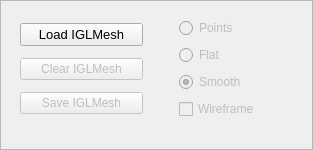
<?xml version="1.0" encoding="UTF-8"?>
<ui version="4.0">
 <class>IGLMeshManager</class>
 <widget class="QFrame" name="IGLMeshManager">
  <property name="geometry">
   <rect>
    <x>0</x>
    <y>0</y>
    <width>313</width>
    <height>150</height>
   </rect>
  </property>
  <property name="windowTitle">
   <string>Frame</string>
  </property>
  <property name="frameShape">
   <enum>QFrame::StyledPanel</enum>
  </property>
  <property name="frameShadow">
   <enum>QFrame::Raised</enum>
  </property>
  <widget class="QFrame" name="frame1">
   <property name="geometry">
    <rect>
     <x>11</x>
     <y>8</y>
     <width>141</width>
     <height>121</height>
    </rect>
   </property>
   <layout class="QGridLayout" name="gridLayout_3">
    <item row="0" column="0">
     <widget class="QPushButton" name="loadIGLMeshButton">
      <property name="font">
       <font>
        <pointsize>10</pointsize>
       </font>
      </property>
      <property name="text">
       <string>Load IGLMesh</string>
      </property>
     </widget>
    </item>
    <item row="1" column="0">
     <widget class="QPushButton" name="clearIGLMeshButton">
      <property name="enabled">
       <bool>false</bool>
      </property>
      <property name="text">
       <string>Clear IGLMesh</string>
      </property>
     </widget>
    </item>
    <item row="2" column="0">
     <widget class="QPushButton" name="saveIGLMeshButton">
      <property name="enabled">
       <bool>false</bool>
      </property>
      <property name="text">
       <string>Save IGLMesh</string>
      </property>
     </widget>
    </item>
   </layout>
  </widget>
  <widget class="QFrame" name="frame2">
   <property name="geometry">
    <rect>
     <x>170</x>
     <y>8</y>
     <width>131</width>
     <height>124</height>
    </rect>
   </property>
   <layout class="QGridLayout" name="gridLayout_4">
    <item row="3" column="0">
     <widget class="QCheckBox" name="wireframeIGLMeshCheckBox">
      <property name="enabled">
       <bool>false</bool>
      </property>
      <property name="text">
       <string>Wireframe</string>
      </property>
      <property name="checked">
       <bool>false</bool>
      </property>
     </widget>
    </item>
    <item row="2" column="0">
     <widget class="QRadioButton" name="smoothIGLMeshRadioButton">
      <property name="enabled">
       <bool>false</bool>
      </property>
      <property name="text">
       <string>Smooth</string>
      </property>
      <property name="checked">
       <bool>true</bool>
      </property>
     </widget>
    </item>
    <item row="0" column="0">
     <widget class="QRadioButton" name="pointsIGLMeshRadioButton">
      <property name="enabled">
       <bool>false</bool>
      </property>
      <property name="text">
       <string>Points</string>
      </property>
      <property name="checked">
       <bool>false</bool>
      </property>
     </widget>
    </item>
    <item row="1" column="0">
     <widget class="QRadioButton" name="flatIGLMeshRadioButton">
      <property name="enabled">
       <bool>false</bool>
      </property>
      <property name="text">
       <string>Flat</string>
      </property>
      <property name="checked">
       <bool>false</bool>
      </property>
     </widget>
    </item>
   </layout>
  </widget>
 </widget>
 <resources/>
 <connections/>
</ui>
